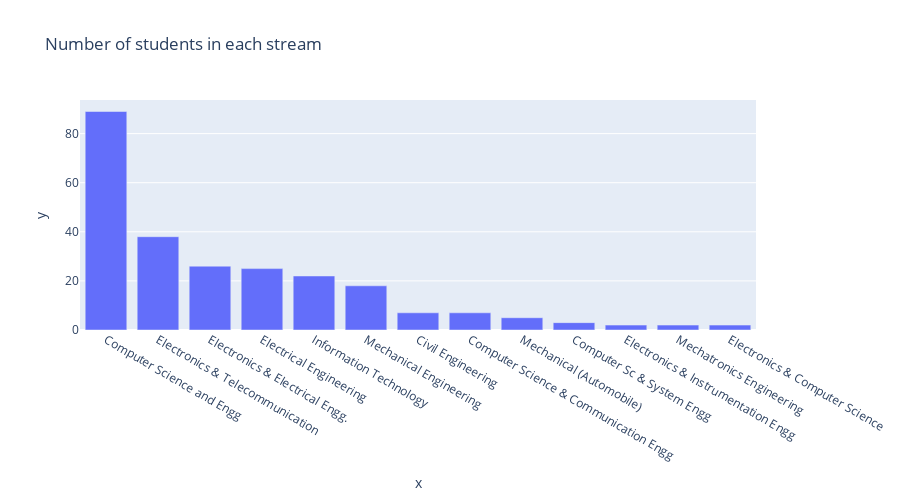

The code cell stored with this chart in its notebook:
### Code cell
from IPython.display import HTML
import plotly.io as pio
from IPython.display import display
fig=px.bar(df,
           x=df['Branch'].value_counts().index,
           y=df['Branch'].value_counts(),
           title='Number of students in each stream',
           height=500)
html_fig = pio.to_html(fig)
display(fig)

### Figure 1 — Plotly figure (JSON) as saved in the notebook; plotly's stock layout.template omitted (floating-point values rounded to 4 significant figures)
{"data": [{"alignmentgroup": "True", "hovertemplate": "x=%{x}<br>y=%{y}<extra></extra>", "legendgroup": "", "marker": {"color": "#636efa", "pattern": {"shape": ""}}, "name": "", "offsetgroup": "", "orientation": "v", "showlegend": false, "textposition": "auto", "type": "bar", "x": ["Computer Science and Engg", "Electronics & Telecommunication", "Electronics & Electrical Engg.", "Electrical Engineering", "Information Technology", "Mechanical Engineering", "Civil Engineering", "Computer Science & Communication Engg", "Mechanical (Automobile)", "Computer Sc & System Engg", "Electronics & Instrumentation Engg", "Mechatronics Engineering", "Electronics & Computer Science"], "xaxis": "x", "y": [89, 38, 26, 25, 22, 18, 7, 7, 5, 3, 2, 2, 2], "yaxis": "y"}], "layout": {"barmode": "relative", "height": 500, "legend": {"tracegroupgap": 0}, "title": {"text": "Number of students in each stream"}, "xaxis": {"anchor": "y", "domain": [0, 1], "title": {"text": "x"}}, "yaxis": {"anchor": "x", "domain": [0, 1], "title": {"text": "y"}}}}
